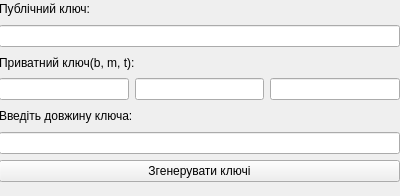
<?xml version="1.0" encoding="UTF-8"?>
<ui version="4.0">
 <class>Form</class>
 <widget class="QWidget" name="Form">
  <property name="geometry">
   <rect>
    <x>0</x>
    <y>0</y>
    <width>400</width>
    <height>196</height>
   </rect>
  </property>
  <property name="windowTitle">
   <string>Form</string>
  </property>
  <widget class="QWidget" name="verticalLayoutWidget">
   <property name="geometry">
    <rect>
     <x>-1</x>
     <y>-1</y>
     <width>401</width>
     <height>234</height>
    </rect>
   </property>
   <layout class="QVBoxLayout" name="verticalLayout">
    <item>
     <widget class="QLabel" name="label_4">
      <property name="text">
       <string>Публічний ключ:</string>
      </property>
     </widget>
    </item>
    <item>
     <widget class="QLineEdit" name="publicKey"/>
    </item>
    <item>
     <widget class="QLabel" name="label_5">
      <property name="text">
       <string>Приватний ключ(b, m, t):</string>
      </property>
     </widget>
    </item>
    <item>
     <layout class="QHBoxLayout" name="horizontalLayout">
      <item>
       <widget class="QLineEdit" name="b"/>
      </item>
      <item>
       <widget class="QLineEdit" name="m"/>
      </item>
      <item>
       <widget class="QLineEdit" name="t"/>
      </item>
     </layout>
    </item>
    <item>
     <widget class="QLabel" name="label">
      <property name="text">
       <string>Введіть довжину ключа:</string>
      </property>
     </widget>
    </item>
    <item>
     <widget class="QLineEdit" name="keyLen"/>
    </item>
    <item>
     <widget class="QPushButton" name="generate">
      <property name="text">
       <string>Згенерувати ключі</string>
      </property>
     </widget>
    </item>
    <item>
     <widget class="QLabel" name="label_2">
      <property name="text">
       <string/>
      </property>
     </widget>
    </item>
    <item>
     <widget class="QLabel" name="label_3">
      <property name="text">
       <string/>
      </property>
     </widget>
    </item>
   </layout>
  </widget>
 </widget>
 <resources/>
 <connections/>
</ui>
